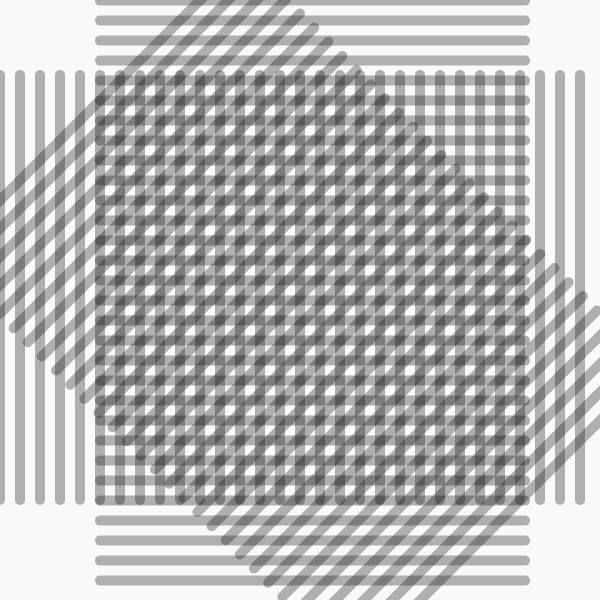
Frame 1 (no input)
Frame 60 (no input): identical to frame 1, image omitted
Frame 120 (the mouse pressed at the canvas centre since frame 60): identical to frame 1, image omitted

The p5.js sketch that drew this single still picture (run headless with seeded random() and noise() and a simulated clock; from frame 60 on, the mouse is pressed at the canvas centre):

// p5.js sketch
// ── sketch.js
/*
Assignment_2.pde
Author: Hamza Haider
Summary: Solving Sol #16 "Bands of lines 12 inches (30 cm) wide, in three directions (vertical, horizontal, diagonal right) intersecting."
*/


    var num_linesX = 30; //number of vertical lines
    var num_linesY = 30; //number of horizontal lines
    var num_linesZ = 30; // number of diagonal lines
    
    function setup() {
   createCanvas(600, 600); //size of screen  
    background(200,30); // initializing background
    
    
    var xStep = width/num_linesX; // space between lines
  
  //initializing visual attributes of the lines
  strokeWeight(10); 
  stroke(15,80);
  
  //draw the horizontal lines
  for(var x = 0; x < width; x += xStep){
    line(x, height/8, x, height/1.2);
  }
  
 //rotating the screen 
  translate(width,height/1000);
  rotate(PI/2);
  //drawing vertical lines
  for(var x = 0; x < width; x += xStep){
    line(x, height/8, x, height/1.2);
  } 
  
  //rotating the screen 
  translate(1.2*width,height/2);
  rotate(PI/4+PI/2);
  
  // drawing diagonal lines
  for(var x = 0; x < width; x += xStep){
    line(x, height/8, x, height/1.2);
  } 
    }
    
    function draw() {
      
      
      
      
    }
    
